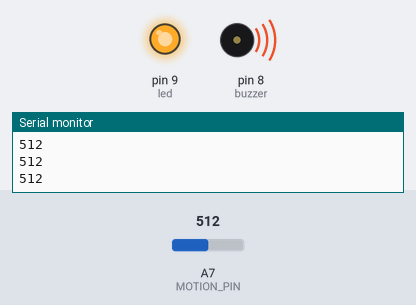
Bench run of a sketch on a simulated Arduino Nano, built with avr-gcc and run on an emulated ATmega328P. Parts: output pins drawn as LEDs (lit = HIGH), buzzer (waves = sounding, pin HIGH), the last lines printed to the serial monitor. The inputs (shaded band) are chosen by the test bench; at power-on: A7 (MOTION_PIN) = 512.

Above: at 1.2 s.
1.3 s: A7 (MOTION_PIN) set to 413
2.8 s: A7 (MOTION_PIN) set to 392
At 4.0 s:
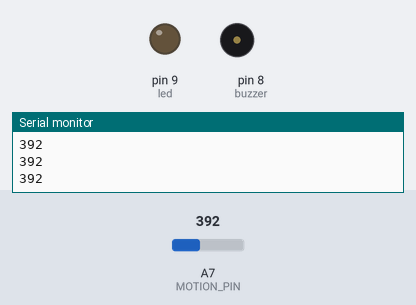
4.3 s: A7 (MOTION_PIN) set to 410
At 5.2 s:
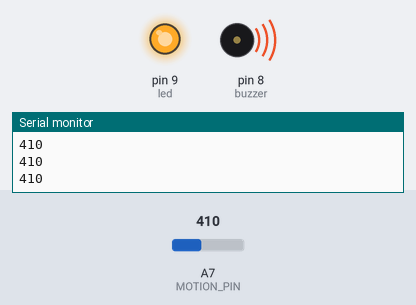
5.8 s: A7 (MOTION_PIN) set to 390
At 6.4 s:
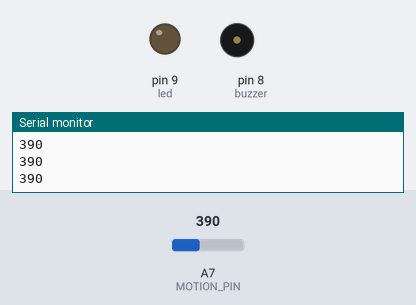
Timing chart, 0 to 8.3 s (numbered marks = the images above; inputs shaded):
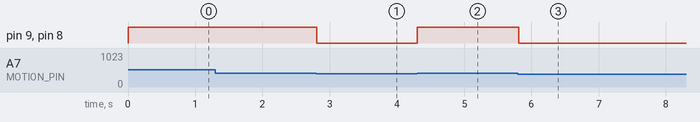

The sketch:

InfraredMotionSensor.ino
```cpp
int led = 9;
int buzzer = 8;

#define MOTION_PIN  A7

void setup()
{
  Serial.begin(9600);

  pinMode(MOTION_PIN, INPUT);
  pinMode(led, OUTPUT);
  pinMode(buzzer, OUTPUT);
}

void loop()
{
  int motionState = analogRead(MOTION_PIN);
  Serial.println(motionState);

  if(motionState > 400)
  {
    digitalWrite(led, HIGH);
    digitalWrite(buzzer, HIGH);
  }
  else
  {
    digitalWrite(led, LOW);
    digitalWrite(buzzer, LOW);
  }

}
```

Measured:
- the behaviour switches between 401 and 400 on A7 (MOTION_PIN) (found by bisection; images 0 and 1)
- after the input at 2.8 s, pin 9 (led), pin 8 (buzzer): HIGH → LOW at once
- after the input at 4.3 s, pin 9 (led), pin 8 (buzzer): LOW → HIGH at once
- after the input at 5.8 s, pin 9 (led), pin 8 (buzzer): HIGH → LOW at once
